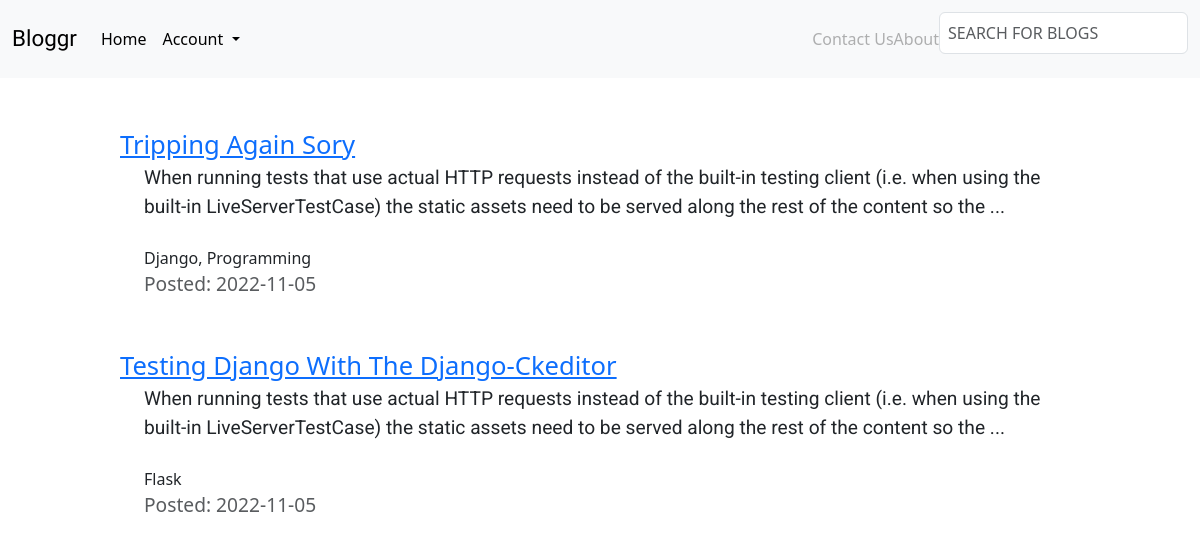
The page / on the database its author committed.
### blogs/models.py (models this page shows, shortened)
class Blog(db.Model):
    id = db.Column(db.Integer, unique=True, primary_key=True)
    title = db.Column(db.String(80), unique=True, nullable=False, index=True)
    content = db.Column(db.Text(5000), nullable=False)
    date_posted = db.Column(db.DateTime(timezone=True), default=datetime.now)
    tag = db.Column(db.String(80), nullable=True, index=True)
    user_id = db.Column(
        db.Integer,
        db.ForeignKey("user.id", ondelete="CASCADE"),
        nullable=False,
        index=True,
    )
    blog_comments = db.relationship(
        "Comment",
        backref="comments",
        cascade="all, delete",
        lazy=True,
        order_by="Comment.date_posted.desc()",
    )

### blogs/views.py (the view, shortened to what this page needs)
@blogs_bp.route("/", methods=["GET"])
def home_page():
    blogs = db.session.query(Blog).order_by(Blog.date_posted.desc()).all()
    context = {"blogs": blogs, "user": current_user}
    query = request.args.get("search")
    return render_template("all_blogs.html", **context)

### blogs/templates/all_blogs.html (shortened to what this page needs)
{% extends 'base.html' %}
{% from 'bootstrap5/utils.html' import render_messages %}
{% from 'bootstrap5/utils.html' import render_icon %}
{% block body %}
{% if not blogs %}
    <h3 class="border-0">There are currently no blogs yet.</h3>
    {% if current_user.is_authenticated %}
        <h5><a href="{{ url_for('blogs.add_blog') }}">Add a Blog</a></h5>
    {% else %}
        <h5><a href="{{ url_for('auth.register') }}">Create an Account</a> and add a blog</h5>
    {% endif %}
{% else %}
    <div class="blog_container">
        {% for blog in blogs %}
            <article class="my-5">
                {{ render_icon('cursor-fill', '1rem') }}<a href="{{ url_for('blogs.get_single_blog', blog_id=blog.id) }}"> {{ blog.title|title }} </a> <br>
                <div class="mx-4">
                    <span class="blog_post">  {{ blog.content.split()[:35]|join(' ')|safe }} ... </span> <br> <br>
                    {{ render_icon('tag', '1.5rem') }} {{ blog.tag }} <br>
                    <span class="blog_details text-muted"> Posted: {{ blog.date_posted.date() }} </span> <br>
                </div>
            </article>
        {% endfor %}
    </div>
{% endif %}
{% endblock %}

### static/style.css (style rules this page uses)
:root { --font-s-size: 1rem; --font-m-size: 1.2rem; --font-ml-size: 1.4rem; --font-l-size: 1.6rem; --bs-gray-200: rgb(233 236 239); }
body { margin: 0; padding: 0; }
.blog_post { font-family: 'Roboto', sans-serif; font-size: var(--font-m-size); }
.blog_container a { font-size: var(--font-l-size); }
.blog_details, .blog_details a { font-size: var(--font-m-size); }

### rows shown on the page
Blog: title "Tripping Again Sory", content.split "When running tests that use actual HTTP requests instead of the built-in testing client (i.e. when using the built-in LiveServerTestCase) the static assets need to be served along the rest of the content so the", tag "Django, Programming", date_posted "2022-11-05"
Blog: title "Testing Django With The Django-Ckeditor", content.split "When running tests that use actual HTTP requests instead of the built-in testing client (i.e. when using the built-in LiveServerTestCase) the static assets need to be served along the rest of the content so the", tag "Flask", date_posted "2022-11-05"
